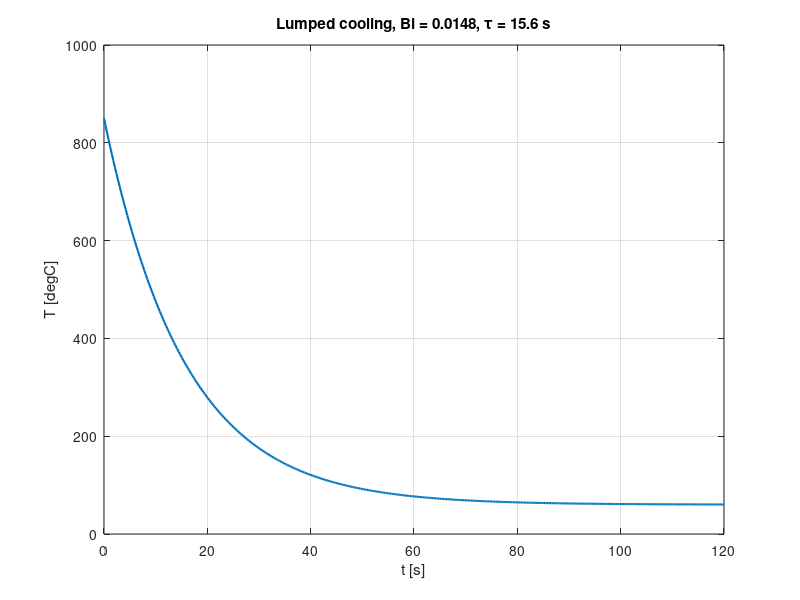
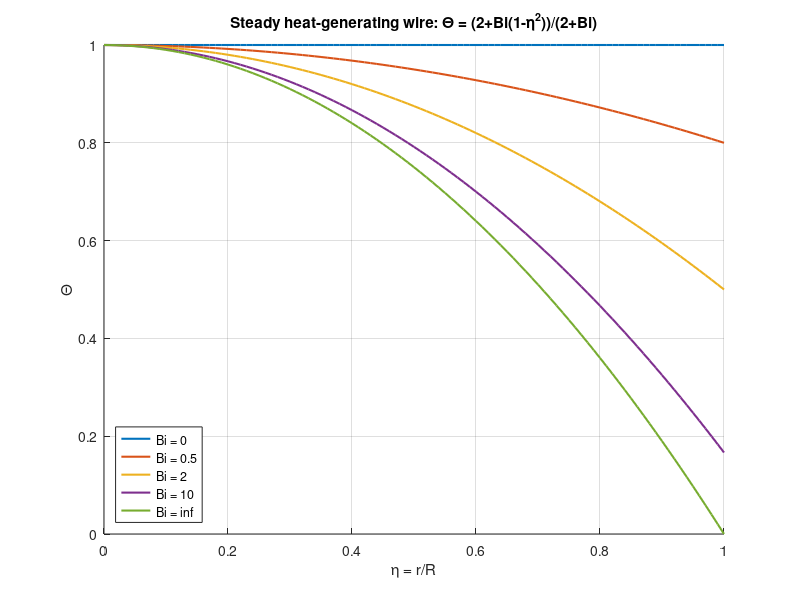

These charts were generated, in order, by the following MATLAB code:
% Week 4 - Topic 1: Lumped Capacitance & the Biot Number
% (T-Tinf)/(T0-Tinf) = exp(-t/tau) = exp(-Bi*Fo), Bi = h*Lc/k, Fo = alpha*t/Lc^2
% Also the steady heat-generating wire (lecture): Theta = (2+Bi*(1-eta.^2))/(2+Bi)

function week4_topic1_lumped_biot
    close all; clc
    % --- Case A: steel sphere quenched in oil ---
    D = 0.010; rho = 7800; c = 480; k = 45; h = 400;
    T0 = 850; Tinf = 60;
    Lc = D/6;                       % V/A of a sphere
    Bi = h*Lc/k;
    alpha = k/(rho*c);
    tau = rho*c*Lc/h;
    fprintf('Case A: steel sphere, D = 10 mm, quenched in oil\n');
    fprintf('  Lc = D/6 = %.3f mm\n', Lc*1e3);
    if Bi < 0.1, s = '< 0.1 -> lumped OK'; else, s = '>= 0.1 -> full PDE'; end
    fprintf('  Bi = %.4f  (%s)\n', Bi, s);
    fprintf('  alpha = %.3f mm^2/s, tau = %.2f s\n', alpha*1e6, tau);

    tv = [0 5 15.6 30 60 120];
    Fov = alpha*tv/Lc^2;
    Tv = Tinf + (T0 - Tinf)*exp(-Bi*Fov);      % = exp(-t/tau)
    fprintf('  t [s]   Fo      T [degC]\n');
    fprintf('  %5.1f  %6.2f  %8.2f\n', [tv; Fov; Tv]);
    fprintf('  time to 99%% equilibration: %.1f s\n', tau*log(100));

    % history plot
    t = linspace(0, 120, 400);
    figure(1);
    plot(t, Tinf + (T0-Tinf)*exp(-t/tau), 'LineWidth', 1.5); grid on
    xlabel('t [s]'); ylabel('T [degC]');
    title(sprintf('Lumped cooling, Bi = %.4f, \\tau = %.1f s', Bi, tau));

    % --- Case B: physical meaning of Bi via the heat-generating wire ---
    eta = linspace(0, 1, 101);
    Bis = [0 0.5 2 10 1e9];
    figure(2); hold on
    for b = Bis
        plot(eta, (2 + b*(1 - eta.^2))/(2 + b), 'LineWidth', 1.5);
    end
    grid on; xlabel('\eta = r/R'); ylabel('\Theta');
    legend('Bi = 0','Bi = 0.5','Bi = 2','Bi = 10','Bi = inf','Location','southwest');
    title('Steady heat-generating wire: \Theta = (2+Bi(1-\eta^2))/(2+Bi)');

    fprintf('\nCase B: wire profile Theta(eta) at eta = 0, 0.5, 1:\n');
    for b = [0 0.5 2 10 1e9]
        th = (2 + b*(1 - [0 0.5 1].^2))/(2 + b);
        fprintf('  Bi = %-6g: %.3f  %.3f  %.3f\n', b, th);
    end
end
